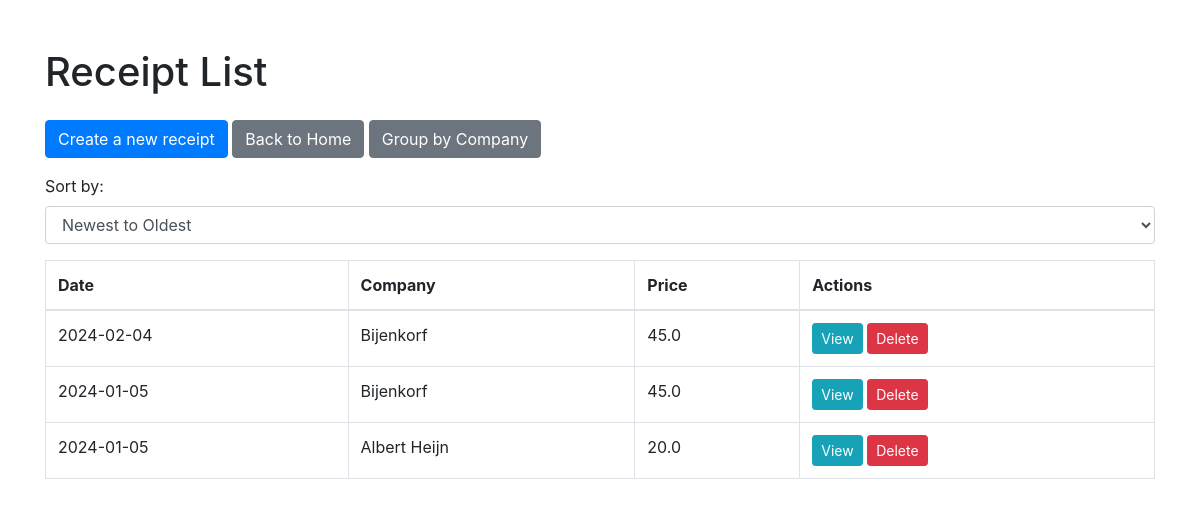
/receipts, run on an earlier commit of the app's database.
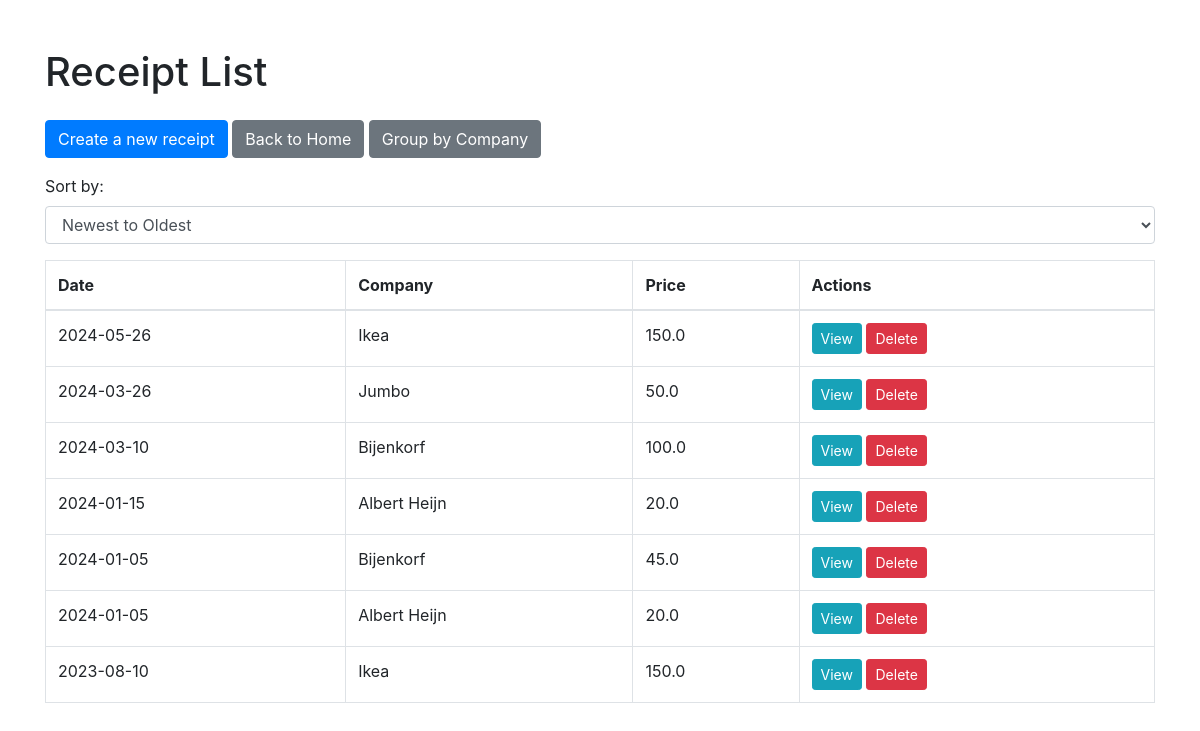
And on a later commit of the database.
### database.py (models this page shows)
class Receipt(db.Model):
    id = db.Column(db.Integer, primary_key=True)
    date = db.Column(db.String(50))
    company = db.Column(db.String(50))
    price = db.Column(db.Float)
    products = db.relationship('Product', backref='receipt', cascade="all, delete-orphan", lazy=True)

### app.py (the view)
@app.route('/receipts')
def receipt_list():
    sort_order = request.args.get('sort', 'new')
    if sort_order == 'old':
        receipts = db.session.execute(db.select(Receipt).order_by(Receipt.date.asc())).scalars()
    else:
        receipts = db.session.execute(db.select(Receipt).order_by(Receipt.date.desc())).scalars()
    return render_template('receipt/list.html', receipts=receipts, sort_order=sort_order)

### templates/receipt/list.html (shortened to what this page needs)
<!DOCTYPE html>
<html>
<head>
    <link href="https://stackpath.bootstrapcdn.com/bootstrap/4.5.2/css/bootstrap.min.css" rel="stylesheet">
</head>
<body>
    <div class="container mt-5">
        <h1 class="mb-4">Receipt List</h1>
        <a class="btn btn-primary mb-3" href="{{ url_for('receipt_create') }}">Create a new receipt</a>
        <a class="btn btn-secondary mb-3" href="{{ url_for('index') }}">Back to Home</a>
        <a class="btn btn-secondary mb-3" href="{{ url_for('group_by_company') }}">Group by Company</a>
        <div class="mb-3">
            <label for="sortOrder">Sort by:</label>
            <select id="sortOrder" class="form-control" onchange="sortReceipts(this.value)">
                <option value="new" {% if sort_order == 'new' %}selected{% endif %}>Newest to Oldest</option>
            </select>
        </div>
        <table class="table table-bordered">
            <thead>
                <tr>
                    <th>Date</th>
                    <th>Company</th>
                    <th>Price</th>
                    <th>Actions</th>
                </tr>
            </thead>
            <tbody>
                {% for receipt in receipts %}
                <tr>
                    <td>{{ receipt.date }}</td>
                    <td>{{ receipt.company }}</td>
                    <td>{{ receipt.price }}</td>
                    <td>
                        <a class="btn btn-info btn-sm" href="{{ url_for('receipt_detail', id=receipt.id) }}">View</a>
                        <a class="btn btn-danger btn-sm" href="{{ url_for('receipt_delete', id=receipt.id) }}">Delete</a>
                    </td>
                </tr>
                {% endfor %}
            </tbody>
        </table>
    </div>
</body>
</html>

What changed in the data, as far as the page shows it:
removed Receipt: date "2024-02-04", company "Bijenkorf", price "45.0"
added Receipt: date "2024-05-26", company "Ikea", price "150.0"
added Receipt: date "2024-03-26", company "Jumbo", price "50.0"
added Receipt: date "2024-03-10", company "Bijenkorf", price "100.0"
added Receipt: date "2024-01-15", company "Albert Heijn", price "20.0"
added Receipt: date "2023-08-10", company "Ikea", price "150.0"
